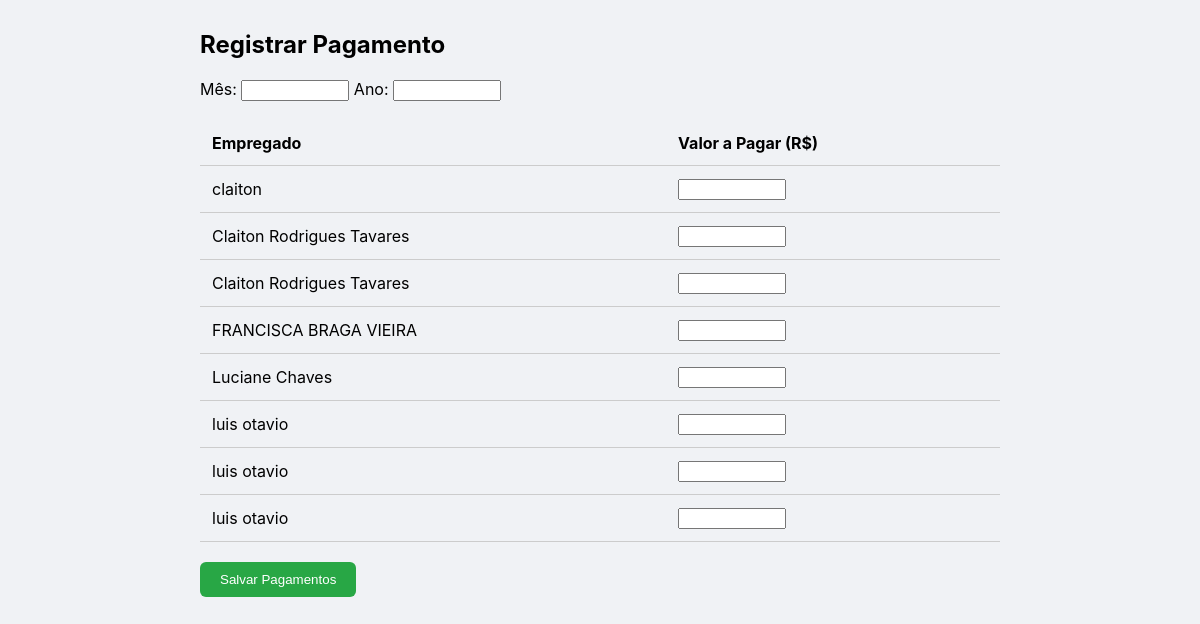
Page /pagamentos.php (signed in) on the committed database.
### tables this page shows
CREATE TABLE `empregados` (
  `id` int(11) NOT NULL,
  `nome` varchar(100) DEFAULT NULL,
  `data_nasc` date NOT NULL,
  `cpf` varchar(14) DEFAULT NULL
);

### pagamentos.php (the view, shortened to what this page needs)
<?php
include 'conexao.php';
$sql = "SELECT id, nome FROM empregados ORDER BY nome ASC";
$resultado = $mysqli->query($sql);
?>
<!DOCTYPE html>
<html lang="pt-BR">
<head>
    <link rel="stylesheet" href="style.css">
</head>
<body>
    <div class="container">
        <h2>Registrar Pagamento</h2>
        <form action="processar_pagamento.php" method="post">
            <label>Mês: <input type="number" name="mes" min="1" max="12" required></label>
            <label>Ano: <input type="number" name="ano" min="2000" max="2100" required></label>
            <table>
                <thead>
                    <tr>
                        <th>Empregado</th>
                        <th>Valor a Pagar (R$)</th>
                    </tr>
                </thead>
                <tbody>
                    <?php while ($empregado = $resultado->fetch_assoc()): ?>
                        <tr>
                            <td><?php echo htmlspecialchars($empregado['nome']); ?></td>
                            <td>
                                <input type="number" step="0.01" name="valor[<?php echo $empregado['id']; ?>]">
                            </td>
                        </tr>
                    <?php endwhile; ?>
                </tbody>
            </table>
            <button type="submit" class="btn">Salvar Pagamentos</button>
        </form>
    </div>
</body>
</html>

### style.css (style rules this page uses)
body { background: #f0f2f5; font-family: Arial, sans-serif; }
body { font-family: 'Inter', sans-serif; }

### pagamentos.php (style rules this page uses)
.container { max-width: 800px; margin: 30px auto; }
table { width: 100%; border-collapse: collapse; margin-top: 20px; }
th, td { padding: 12px; border-bottom: 1px solid #ccc; text-align: left; }
input[type="number"], input[type="text"] { width: 100px; }
.btn { margin-top: 20px; padding: 10px 20px; background-color: #28a745; color: white; border: none; border-radius: 6px; }

### rows in the picture
empregados: nome "claiton"
empregados: nome "Claiton Rodrigues Tavares"
empregados: nome "Claiton Rodrigues Tavares"
empregados: nome "FRANCISCA BRAGA VIEIRA"
empregados: nome "Luciane Chaves"
empregados: nome "luis otavio"
empregados: nome "luis otavio"
empregados: nome "luis otavio"
